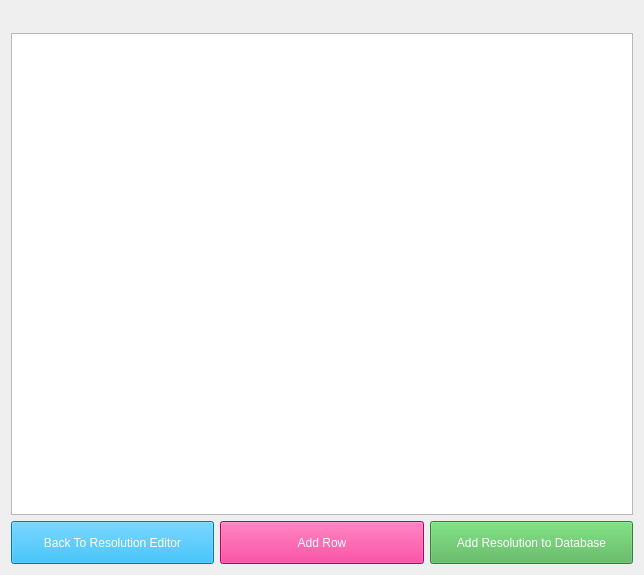
<?xml version="1.0" encoding="UTF-8"?>
<ui version="4.0">
 <class>Form</class>
 <widget class="QWidget" name="Form">
  <property name="geometry">
   <rect>
    <x>0</x>
    <y>0</y>
    <width>644</width>
    <height>575</height>
   </rect>
  </property>
  <property name="maximumSize">
   <size>
    <width>16777215</width>
    <height>575</height>
   </size>
  </property>
  <property name="windowTitle">
   <string>User Form</string>
  </property>
  <property name="windowIcon">
   <iconset>
    <normaloff>../Icon/logo.png</normaloff>../Icon/logo.png</iconset>
  </property>
  <layout class="QGridLayout" name="gridLayout">
   <item row="1" column="0">
    <widget class="QTableWidget" name="InputTable"/>
   </item>
   <item row="0" column="0">
    <widget class="QLabel" name="Title">
     <property name="sizePolicy">
      <sizepolicy hsizetype="Preferred" vsizetype="Fixed">
       <horstretch>0</horstretch>
       <verstretch>0</verstretch>
      </sizepolicy>
     </property>
     <property name="maximumSize">
      <size>
       <width>16777215</width>
       <height>16</height>
      </size>
     </property>
     <property name="font">
      <font>
       <family>Century Gothic</family>
       <pointsize>14</pointsize>
       <stylestrategy>PreferAntialias</stylestrategy>
      </font>
     </property>
     <property name="text">
      <string/>
     </property>
     <property name="alignment">
      <set>Qt::AlignCenter</set>
     </property>
    </widget>
   </item>
   <item row="2" column="0">
    <widget class="QWidget" name="ButtonGroup" native="true">
     <property name="maximumSize">
      <size>
       <width>16777215</width>
       <height>43</height>
      </size>
     </property>
     <layout class="QHBoxLayout" name="horizontalLayout_3">
      <property name="leftMargin">
       <number>0</number>
      </property>
      <property name="topMargin">
       <number>0</number>
      </property>
      <property name="rightMargin">
       <number>0</number>
      </property>
      <property name="bottomMargin">
       <number>0</number>
      </property>
      <item>
       <widget class="QPushButton" name="BacktoEditor">
        <property name="sizePolicy">
         <sizepolicy hsizetype="Minimum" vsizetype="Expanding">
          <horstretch>0</horstretch>
          <verstretch>0</verstretch>
         </sizepolicy>
        </property>
        <property name="font">
         <font>
          <stylestrategy>PreferAntialias</stylestrategy>
         </font>
        </property>
        <property name="styleSheet">
         <string notr="true">background-color:rgb(3,169,244);
color: rgb(255, 255, 255);</string>
        </property>
        <property name="text">
         <string>Back To Resolution Editor</string>
        </property>
       </widget>
      </item>
      <item>
       <widget class="QPushButton" name="AddRow">
        <property name="sizePolicy">
         <sizepolicy hsizetype="Minimum" vsizetype="Expanding">
          <horstretch>0</horstretch>
          <verstretch>0</verstretch>
         </sizepolicy>
        </property>
        <property name="font">
         <font>
          <stylestrategy>PreferAntialias</stylestrategy>
         </font>
        </property>
        <property name="styleSheet">
         <string notr="true">color: rgb(255, 255, 255);
background-color:rgb(255, 0, 127);</string>
        </property>
        <property name="text">
         <string>Add Row</string>
        </property>
       </widget>
      </item>
      <item>
       <widget class="QPushButton" name="AddResolution">
        <property name="sizePolicy">
         <sizepolicy hsizetype="Minimum" vsizetype="Expanding">
          <horstretch>0</horstretch>
          <verstretch>0</verstretch>
         </sizepolicy>
        </property>
        <property name="font">
         <font>
          <stylestrategy>PreferAntialias</stylestrategy>
         </font>
        </property>
        <property name="styleSheet">
         <string notr="true">color: rgb(255, 255, 255);
background-color: rgb(76,175,80);</string>
        </property>
        <property name="text">
         <string>Add Resolution to Database</string>
        </property>
       </widget>
      </item>
     </layout>
    </widget>
   </item>
  </layout>
 </widget>
 <resources/>
 <connections/>
</ui>
